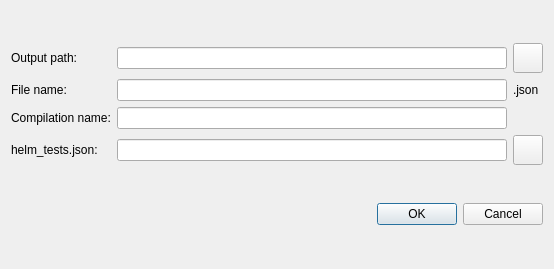
<?xml version="1.0" encoding="UTF-8"?>
<ui version="4.0">
 <class>ExportOptionsDialog</class>
 <widget class="QDialog" name="ExportOptionsDialog">
  <property name="geometry">
   <rect>
    <x>0</x>
    <y>0</y>
    <width>554</width>
    <height>269</height>
   </rect>
  </property>
  <property name="windowTitle">
   <string>Export options</string>
  </property>
  <layout class="QVBoxLayout" name="verticalLayout">
   <item>
    <layout class="QGridLayout" name="gridLayout">
     <item row="1" column="2">
      <widget class="QLabel" name="label">
       <property name="text">
        <string>.json</string>
       </property>
      </widget>
     </item>
     <item row="2" column="1">
      <widget class="QLineEdit" name="compilationName_lineEdit"/>
     </item>
     <item row="0" column="1">
      <widget class="QLineEdit" name="export_path_lineEdit">
       <property name="readOnly">
        <bool>false</bool>
       </property>
      </widget>
     </item>
     <item row="0" column="0">
      <widget class="QLabel" name="label_3">
       <property name="text">
        <string>Output path:</string>
       </property>
      </widget>
     </item>
     <item row="2" column="0">
      <widget class="QLabel" name="label_5">
       <property name="text">
        <string>Compilation name:</string>
       </property>
      </widget>
     </item>
     <item row="1" column="1">
      <widget class="QLineEdit" name="fileName_lineEdit"/>
     </item>
     <item row="1" column="0">
      <widget class="QLabel" name="label_4">
       <property name="text">
        <string>File name:</string>
       </property>
      </widget>
     </item>
     <item row="0" column="2">
      <widget class="QPushButton" name="export_path_pushButton">
       <property name="minimumSize">
        <size>
         <width>30</width>
         <height>30</height>
        </size>
       </property>
       <property name="maximumSize">
        <size>
         <width>30</width>
         <height>30</height>
        </size>
       </property>
       <property name="text">
        <string/>
       </property>
       <property name="icon">
        <iconset theme="QIcon::ThemeIcon::DocumentOpen"/>
       </property>
       <property name="iconSize">
        <size>
         <width>24</width>
         <height>24</height>
        </size>
       </property>
      </widget>
     </item>
     <item row="3" column="0">
      <widget class="QLabel" name="label_2">
       <property name="text">
        <string>helm_tests.json:</string>
       </property>
      </widget>
     </item>
     <item row="3" column="1">
      <widget class="QLineEdit" name="helmDataJSON_lineEdit"/>
     </item>
     <item row="3" column="2">
      <widget class="QPushButton" name="helmDataJSON_pushButton">
       <property name="minimumSize">
        <size>
         <width>30</width>
         <height>30</height>
        </size>
       </property>
       <property name="maximumSize">
        <size>
         <width>30</width>
         <height>30</height>
        </size>
       </property>
       <property name="text">
        <string/>
       </property>
       <property name="icon">
        <iconset theme="QIcon::ThemeIcon::DocumentOpen"/>
       </property>
       <property name="iconSize">
        <size>
         <width>24</width>
         <height>24</height>
        </size>
       </property>
      </widget>
     </item>
    </layout>
   </item>
   <item>
    <widget class="QDialogButtonBox" name="buttonBox">
     <property name="orientation">
      <enum>Qt::Orientation::Horizontal</enum>
     </property>
     <property name="standardButtons">
      <set>QDialogButtonBox::StandardButton::Cancel|QDialogButtonBox::StandardButton::Ok</set>
     </property>
    </widget>
   </item>
  </layout>
 </widget>
 <tabstops>
  <tabstop>export_path_lineEdit</tabstop>
  <tabstop>export_path_pushButton</tabstop>
  <tabstop>fileName_lineEdit</tabstop>
  <tabstop>compilationName_lineEdit</tabstop>
 </tabstops>
 <resources/>
 <connections>
  <connection>
   <sender>buttonBox</sender>
   <signal>rejected()</signal>
   <receiver>ExportOptionsDialog</receiver>
   <slot>reject()</slot>
   <hints>
    <hint type="sourcelabel">
     <x>328</x>
     <y>168</y>
    </hint>
    <hint type="destinationlabel">
     <x>286</x>
     <y>274</y>
    </hint>
   </hints>
  </connection>
 </connections>
</ui>
